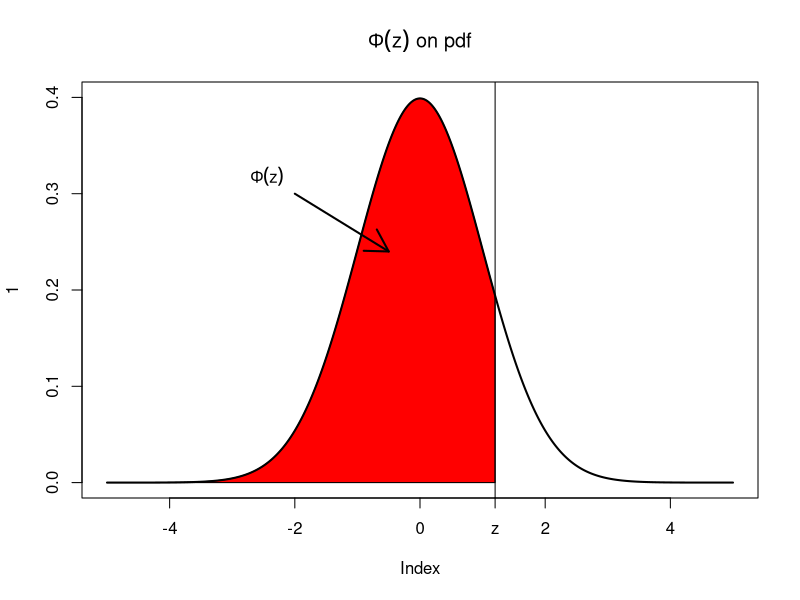
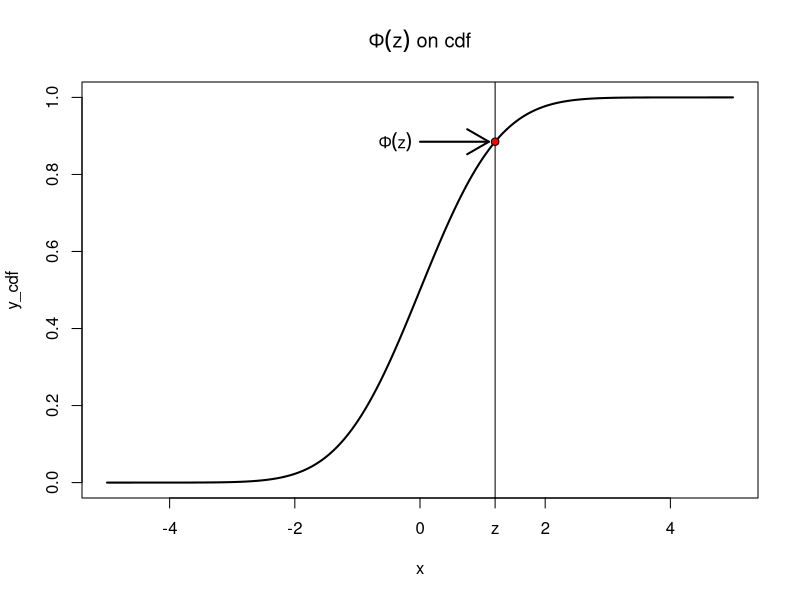
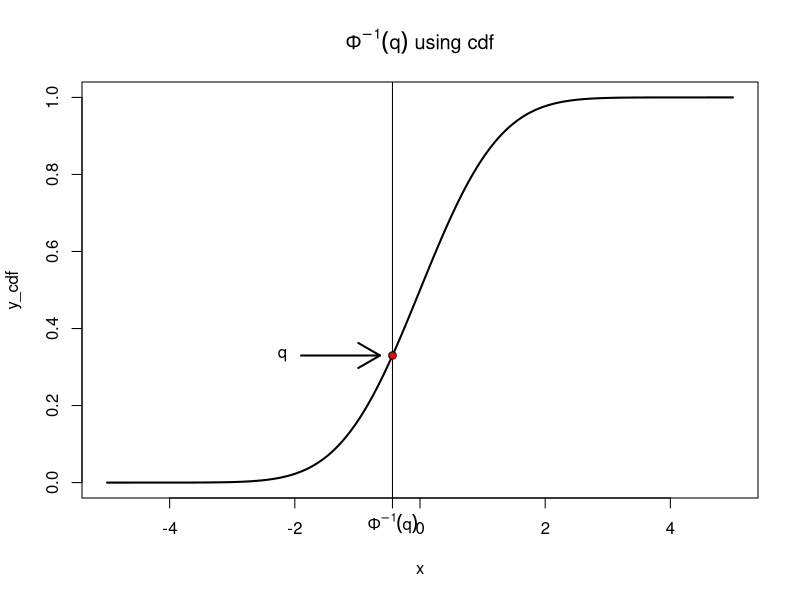

The R script that drew these images, in order:
## ---- chunk 1
x <- seq(-5, 5, 0.01)
y_pdf <- dnorm(x)
y_cdf <- pnorm(x)
## ---- chunk 2
z <- 1.2

plot(x = 1, type = "n", xlim = c(-5, 5), ylim = c(0,0.4), main = expression(paste(Phi(z), " on pdf")))
polygon(c(x[x - z <= 1e-5], z), y = c(y_pdf[x - z <= 1e-5], 0), col = "red")
lines(x, y_pdf, type = "l", lwd = 2)
abline(v = z)
arrows(x0 = -2, y0 = 0.3, x1 = -0.5, y1 = 0.24, lwd = 2)
text(x = -2 + (-2 + 0.5)*0.3, y = 0.3 + (0.3-0.24)*0.3, labels = expression(Phi(z)))
axis(side = 1, at = z, labels = "z", tick = TRUE)

plot(x, y_cdf, type = "l", xlim = c(-5, 5), ylim = c(0, 1), main = expression(paste(Phi(z), " on cdf")), lwd = 2)
abline(v = z)
axis(side = 1, at = z, labels = "z", tick = TRUE)
points(x = z, y = y_cdf[abs(x - z) < 0.001], pch = 21, bg = "red")
arrows(x0 = 0, y0 = y_cdf[abs(x - z) < 0.001], x1 = z-0.1, y1 = y_cdf[abs(x - z) < 0.001], lwd = 2)
text(x = -0.4, y = y_cdf[abs(x - z) < 0.001], labels = expression(Phi(z)))
## ---- chunk 3
q <- 0.33
plot(x, y_cdf, lwd = 2, type = "l", main = expression(paste(Phi^-1, (q), " using cdf")))
abline(v = qnorm(q))
axis(side = 1, at = qnorm(q), labels = expression(paste(Phi^{-1}, (q))), tick = TRUE)
points(x = qnorm(q), y = q, pch = 21, bg = "red")
arrows(x0 = -1.9, y0 = q, x1 = qnorm(q) - 0.2, y1 = q, lwd = 2)
text(x = -2.2, y = q, labels = "q")
